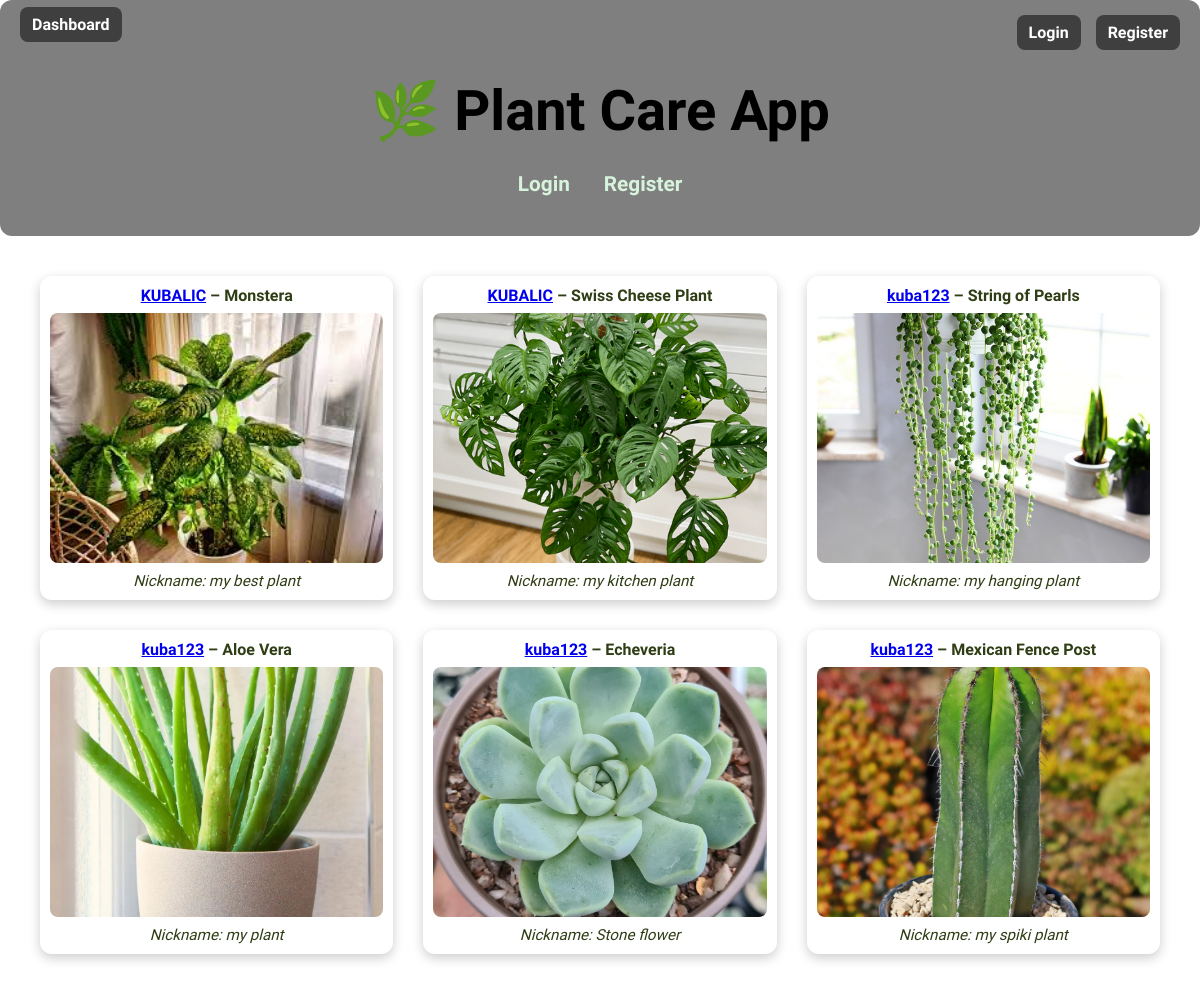
The page / on the database its author committed.
### app/models.py (models this page shows, shortened)
class Plant(db.Model):
    id = db.Column(db.Integer, primary_key=True)
    plant_name = db.Column(db.String(100), nullable=False)
    last_watering = db.Column(db.Date)
    next_watering = db.Column(db.Date)
    photo_path = db.Column(db.String(200))
    description = db.Column(db.Text)
    username = db.Column(db.String(80), db.ForeignKey('user.username'), nullable=False)
    latin_name = db.Column(db.String(100), db.ForeignKey('plant_category.latin_name'), nullable=False)

class User(UserMixin, db.Model):
    username = db.Column(db.String(80), primary_key=True)
    email = db.Column(db.String(120), unique=True, nullable=False)
    password = db.Column(db.String(200), nullable=False)
    description = db.Column(db.Text, default="")
    plants = db.relationship('Plant', backref='owner', lazy=True)

class PlantCategory(db.Model):
    latin_name = db.Column(db.String(100), primary_key=True)
    name = db.Column(db.String(100), nullable=False)
    watering_interval = db.Column(db.Integer, nullable=False)
    info = db.Column(db.Text)
    plants = db.relationship('Plant', backref='category', lazy=True)

### app/routes.py (the view)
@routes.route('/')
def index():
    user_plants = Plant.query.all()
    return render_template('index.html', user_plants=user_plants)

### app/templates/index.html
{% extends "base.html" %}
{% block content %}
<div class="welcome">
    <h1>🌿 Plant Care App</h1>
    {% if current_user.is_authenticated %}
        <div class="links">
            <a href="{{ url_for('routes.add_plant') }}">Add Plant</a>
            <a href="{{ url_for('routes.add_category') }}">Add Category</a>
            <a href="{{ url_for('routes.logout') }}">Logout</a>
        </div>
    {% else %}
        <div class="links">
            <a href="{{ url_for('routes.login') }}">Login</a>
            <a href="{{ url_for('routes.register') }}">Register</a>
        </div>
    {% endif %}
</div>
{% endblock %}

### app/templates/base.html (shortened to what this page needs)
<!doctype html>
<html>
<head>
    <link rel="stylesheet" href="{{ url_for('static', filename='style.css') }}">
</head>
<body style="background-image: url('{{ url_for('static', filename='background.png') }}'); background-size: cover; background-position: center;">
<div class="top-left">
    <a href="{{ url_for('routes.index') }}"> Dashboard</a>
</div>
<div class="top-bar no-background">
    {% if current_user.is_authenticated %}
        <form action="{{ url_for('routes.search_user') }}" method="GET" class="search-form">
            <input type="text" name="username" placeholder="Search user..." class="search-input" required>
        </form>
        <a href="{{ url_for('routes.profile') }}">My Profile</a>
    {% else %}
        <a href="{{ url_for('routes.login') }}">Login</a>
        <a href="{{ url_for('routes.register') }}">Register</a>
    {% endif %}
</div>
{% block content %}{% endblock %}
{% if request.endpoint == 'routes.index' and user_plants %}
  <div class="gallery">
    {% for plant in user_plants %}
      <div class="gallery-card">
        <div class="gallery-name"><a href="{{ url_for('routes.view_user', username=plant.owner.username) }}">{{ plant.owner.username }}</a> – {{ plant.category.name }}</div>
        {% if plant.photo_path %}
          <img src="{{ url_for('static', filename='uploads/' ~ plant.photo_path) }}" alt="{{ plant.category.name }}">
        {% endif %}
        <div class="gallery-nickname">Nickname: {{ plant.plant_name }}</div>
      </div>
    {% endfor %}
  </div>
{% endif %}
</body>
</html>

### app/static/style.css (style rules this page uses)
body { margin: 0; padding: 0; font-family: 'Nunito', sans-serif; background: url("/static/background.png") no-repeat center center fixed; background-size: cover; min-height: 100vh; display: block; }
.welcome { text-align: center; background-color: rgba(0, 0, 0, 0.5); padding: 40px; border-radius: 12px; }
.welcome h1 { font-size: 3.5em; margin-bottom: 0.5em; }
.links a { margin: 0 15px; text-decoration: none; color: #d8f3dc; font-size: 1.3em; font-weight: bold; }
.top-bar { position: absolute; top: 15px; right: 20px; display: flex; gap: 15px; z-index: 1000; }
.top-bar a { color: white; text-decoration: none; background-color: rgba(0, 0, 0, 0.5); padding: 8px 12px; border-radius: 8px; font-weight: bold; }
.top-left { position: absolute; top: 15px; left: 20px; z-index: 1000; }
.top-left a { color: white; text-decoration: none; background-color: rgba(0, 0, 0, 0.5); padding: 8px 12px; border-radius: 8px; font-weight: bold; }
.top-bar.no-background { background: none; position: absolute; top: 15px; right: 20px; }
.gallery { display: grid; grid-template-columns: repeat(auto-fit, minmax(300px, 1fr)); gap: 30px; padding: 40px; max-width: 1200px; margin: 0 auto; }
.gallery-card { background-color: rgba(255, 255, 255, 0.1); border-radius: 12px; padding: 10px; text-align: center; box-shadow: 0 4px 12px rgba(0, 0, 0, 0.2); }
.gallery-name { font-weight: bold; color: white; margin-bottom: 8px; }
.gallery-card img { width: 100%; height: 250px; object-fit: cover; border-radius: 8px; }
.gallery-name { font-weight: bold; color: #2f3d15; margin-bottom: 8px; }
.gallery-nickname { color: #2f3d15; font-size: 0.95em; margin-top: 5px; font-style: italic; }

### rows shown on the page
Plant: owner.username "KUBALIC", category.name "Monstera", photo_path (picture), plant_name "my best plant"
Plant: owner.username "KUBALIC", category.name "Swiss Cheese Plant", photo_path (picture), plant_name "my kitchen plant"
Plant: owner.username "kuba123", category.name "String of Pearls", photo_path (picture), plant_name "my hanging plant"
Plant: owner.username "kuba123", category.name "Aloe Vera", photo_path (picture), plant_name "my plant"
Plant: owner.username "kuba123", category.name "Echeveria", photo_path (picture), plant_name "Stone flower"
Plant: owner.username "kuba123", category.name "Mexican Fence Post", photo_path (picture), plant_name "my spiki plant"
